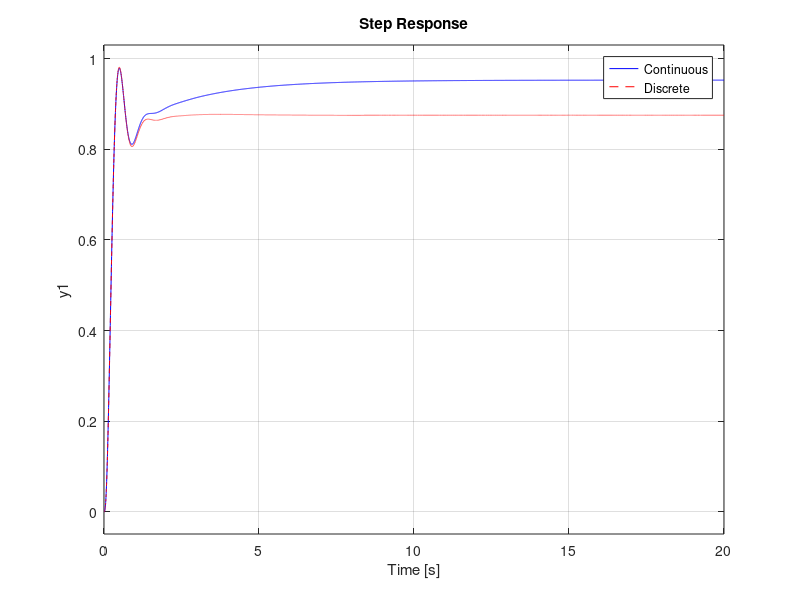

The MATLAB source for this figure: (Note: this script raises an error after producing the figure.)
clc; clear; close all;
s = tf('s');

Ts =0.001; %variasiin bebas


% Component transfer functions sesuai diagram:
% Amplifier: 10 / (0.1 s + 1)


Gain_system = 2;
Amp = 10 / (0.1*s + 1);
Ampz = c2d(Amp, Ts, 'zoh'); % Diskritisasi Amp

% Exciter: 1 / (0.4 s + 1)
Exc = 1 / (0.4*s + 1);
Excz = c2d(Exc, Ts, 'zoh');

% Generator: 1 / (s + 1)
Gen = 1 / (s + 1);
Genz = c2d(Gen, Ts, 'zoh'); % Diskritisasi Gen
 
% Sensor (feedback path): 1 / (0.01 s + 1)
H_sensor = 1 / (0.01*s + 1);
Hz = c2d(H_sensor, Ts, 'zoh'); % Diskritisasi H_sensor

% Compensator

Gain_lagc=0.1702; % Gain Lag Compensator
lagc = (s+0.5)/(s+0.085); % Lag Compensator
Gain_leadc =14.05; % Gain Lead Compensator
leadc = (s+1.3367)/(s+18.745); % Lead Compensator
lagcz = c2d(Gain_lagc/lagc, Ts, 'zoh'); %Diskritisasi Lag Compensator
leadcz = c2d(Gain_leadc/leadc, Ts, 'zoh'); % Diskritisasi Lead Compensator

% Open-loop forward path G(s)
G = Gain_system * Amp * Exc * Gen* Gain_lagc * lagc * Gain_leadc * leadc;
Gz = c2d(G, Ts, 'zoh');
% Loop transfer L(s) = G(s) * H(s) 
L = G * H_sensor;
Lz = Gz*Hz;

% Closed-loop transfer from reference to output:
T = feedback(G, H_sensor);   % = G/(1 + G*H)
Tz = feedback (Gz, Hz);


% ========= Time Response=======
figure
step(T, 'b')
hold on
step (Tz, 'r--');
legend ('Continuous', 'Discrete');
grid on;

info_kontinyu = stepinfo(T, 'SettlingTimeThreshold', 0.05);
info_diskrit= stepinfo(Tz, 'SettlingTimeThreshold', 0.05);

fprintf("----Diskrit-----\n")
disp(info_diskrit);

fprintf("-----Kontinyu-----\n")
disp(info_kontinyu);


% ========= Steady-State Error =========

% DC gain
dc_continuous = dcgain(T);
dc_discrete   = dcgain(Tz);

% Steady-state error untuk input step satuan
ess_continuous = abs(1 - dc_continuous);
ess_discrete   = abs(1 - dc_discrete);

fprintf("===== Steady-State Error =====\n");
fprintf("Kontinyu  ess = %.6f\n", ess_continuous);
fprintf("Diskrit   ess = %.6f\n", ess_discrete);


% ====== CARI RENTANG Ts STABIL ======
Ts_min = 0.001;
Ts_max = 0.5;
Ts_step = 0.001;

Ts_stable = [];

for Ts = Ts_min:Ts_step:Ts_max

    % Diskritisasi
    Gz = c2d(G, Ts, 'zoh');
    Hz = c2d(H_sensor, Ts, 'zoh');

    % Closed-loop
    Tz = feedback(Gz, Hz);

    % Ambil pole
    poles = pole(Tz);

    % Kriteria stabilitas diskrit
    if max(abs(poles)) < 1
        Ts_stable = [Ts_stable Ts];
    end
end


% ====== HASIL ======
fprintf("======Kriteria Ts=======\n");
if isempty(Ts_stable)
    disp('Tidak ada Ts yang stabil dalam rentang ini')
else
    fprintf('Ts stabil pada %.4f s <= Ts <= %.4f s\n', ...
            min(Ts_stable), max(Ts_stable));
end

